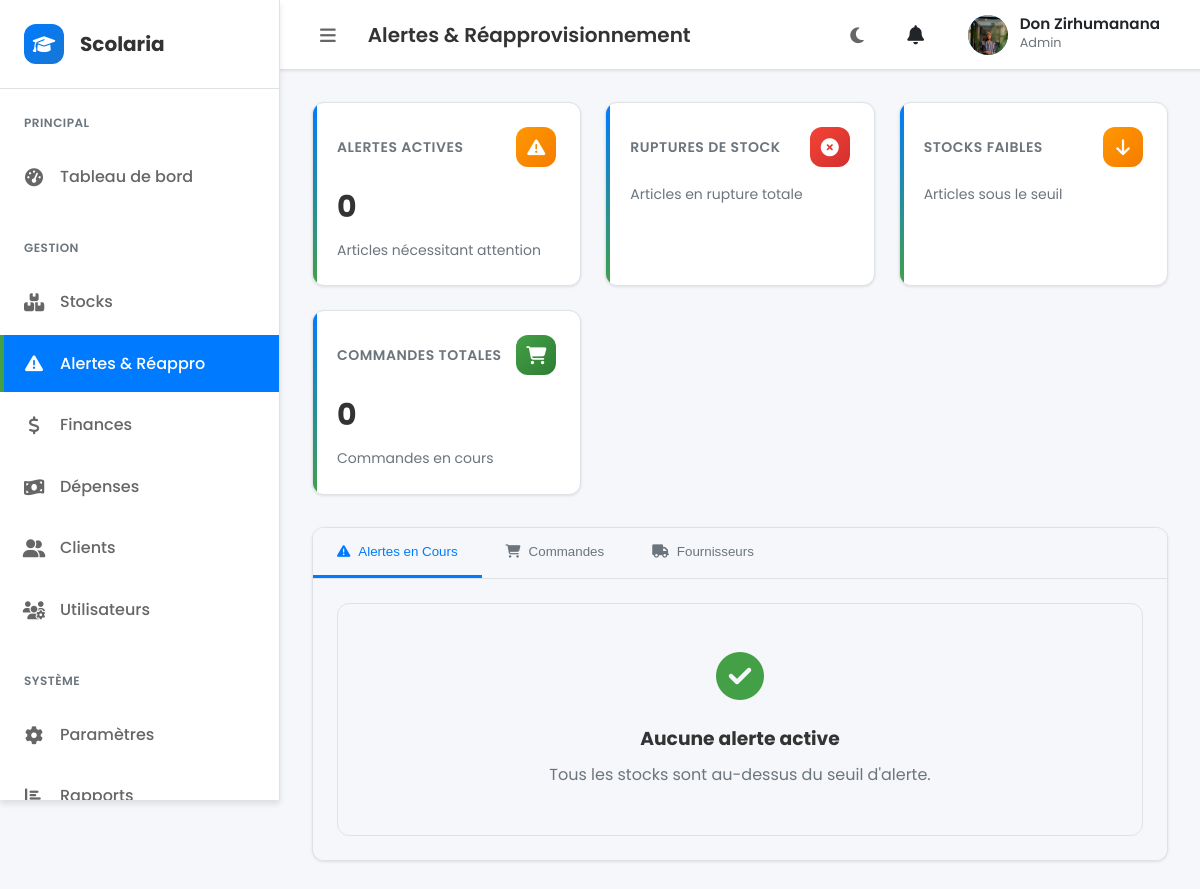
The app's page /alerts.php (signed in) with its own data.
### tables this page shows
CREATE TABLE `users` (
  `id` int(11) NOT NULL AUTO_INCREMENT,
  `username` varchar(100) NOT NULL,
  `full_name` varchar(150) DEFAULT NULL,
  `email` varchar(150) NOT NULL,
  `phone` varchar(30) DEFAULT NULL,
  `password` varchar(255) NOT NULL,
  `role` enum('admin','gestionnaire','caissier','directeur','utilisateur') NOT NULL DEFAULT 'utilisateur',
  `status` enum('actif','inactif') NOT NULL DEFAULT 'actif',
  `avatar_path` varchar(255) DEFAULT NULL,
  `created_at` timestamp NOT NULL DEFAULT current_timestamp(),
  PRIMARY KEY (`id`),
  UNIQUE KEY `username` (`username`),
  UNIQUE KEY `email` (`email`)
);

### alerts.php (the view, shortened to what this page needs)
<?php
require_once __DIR__ . '/components/stats-card.php';
$pageTitle = 'Alertes & Réapprovisionnement';
$showSidebar = true;
$additionalCSS = ['assets/css/alerts.css'];
$bodyClass = 'alerts-page';
class AlertsManager {
    private $pdo;
    public function __construct() {
        $this->pdo = Database::getConnection();
    }
    public function getLowStockItems() {
        try {
            $sql = "SELECT
                        s.id,
                        s.nom_article,
                        s.quantite,
                        COALESCE(s.seuil, s.seuil_alerte) AS seuil,
                        s.categorie,
                        COALESCE(s.prix_achat, 0) AS prix_achat,
                        COALESCE(s.prix_vente, 0) AS prix_vente,
                        CASE
                            WHEN s.quantite = 0 THEN 'rupture'
                            WHEN s.quantite <= COALESCE(s.seuil, s.seuil_alerte) THEN 'faible'
                            ELSE 'normal'
                        END AS niveau_alerte,
                        CASE
                            WHEN s.quantite = 0 THEN 'Rupture de stock'
                            WHEN s.quantite <= COALESCE(s.seuil, s.seuil_alerte) THEN 'Stock faible'
                            ELSE 'Stock normal'
                        END AS message_alerte
                    FROM stocks s
                    WHERE s.quantite <= COALESCE(s.seuil, s.seuil_alerte)
                    ORDER BY
                        CASE
                            WHEN s.quantite = 0 THEN 1
                            WHEN s.quantite <= COALESCE(s.seuil, s.seuil_alerte) THEN 2
                            ELSE 3
                        END,
                        s.quantite ASC";
            $stmt = $this->pdo->prepare($sql);
            $stmt->execute();
            return $stmt->fetchAll(PDO::FETCH_ASSOC);
        } catch (PDOException $e) {
            error_log("Erreur getLowStockItems: " . $e->getMessage());
            return [];
        }
    }
}
$alertsManager = new AlertsManager();
$lowStockItems = $alertsManager->getLowStockItems();
?>
<div class="card">
    <div class="tab-navigation">
        <button class="tab-button active" id="alertsTab" onclick="showSection('alerts')">
            <i class="fas fa-exclamation-triangle"></i> Alertes en Cours
        </button>
        <button class="tab-button" id="ordersTab" onclick="showSection('orders')">
            <i class="fas fa-shopping-cart"></i> Commandes
        </button>
        <button class="tab-button" id="suppliersTab" onclick="showSection('suppliers')">
            <i class="fas fa-truck"></i> Fournisseurs
        </button>
    </div>
    <div id="alerts-section" class="tab-content active">
        <?php if (empty($lowStockItems)): ?>
            <div class="empty-state">
                <i class="fas fa-check-circle empty-state-icon"></i>
                <h3>Aucune alerte active</h3>
                <p>Tous les stocks sont au-dessus du seuil d'alerte.</p>
            </div>
        <?php endif; ?>
    </div>
    </div>
<?php
$content = ob_get_clean();
include __DIR__ . '/layout/base.php';
?>

### layout/base.php (shortened to what this page needs)
<?php
$pageTitle = $pageTitle ?? 'Scolaria';
$showSidebar = $showSidebar ?? true;
$bodyClass = $bodyClass ?? '';
$additionalCSS = $additionalCSS ?? [];
?>
<!DOCTYPE html>
<html lang="fr" data-theme="light">
<head>
    <link rel="stylesheet" href="assets/css/style.css">
    <link rel="stylesheet" href="assets/css/notifications.css">
    <link rel="stylesheet" href="assets/css/header-notifications.css">
    <link rel="stylesheet" href="https://cdnjs.cloudflare.com/ajax/libs/font-awesome/6.4.0/css/all.min.css">
    <?php foreach ($additionalCSS as $css): ?>
        <link rel="stylesheet" href="<?php echo htmlspecialchars($css); ?>">
    <?php endforeach; ?>
</head>
<body class="<?php echo htmlspecialchars($bodyClass); ?>">
    <div class="app-layout">
        <?php if ($showSidebar): ?>
            <aside class="sidebar" id="sidebar">
                <div class="sidebar-logo">
                    <div class="logo-icon">
                        <i class="fas fa-graduation-cap"></i>
                    </div>
                    <div class="logo-text">Scolaria</div>
                </div>
                <nav class="sidebar-nav">
                    <?php include __DIR__ . '/../partials/menu.php'; ?>
                </nav>
            </aside>
        <?php endif; ?>
        <main class="main-content">
            <header class="app-header">
                <div class="header-left">
                    <?php if ($showSidebar): ?>
                        <button class="sidebar-toggle" data-tooltip="Toggle Sidebar (Ctrl+B)">
                            <i class="fas fa-bars"></i>
                        </button>
                    <?php endif; ?>
                    <h1 class="page-title"><?php echo htmlspecialchars($pageTitle); ?></h1>
                </div>
                <div class="header-right">
                    <button class="theme-toggle" data-tooltip="Changer de thème (Ctrl+D)">
                        <i class="fas fa-moon"></i>
                    </button>
                    <button class="notifications-btn" data-tooltip="Notifications">
                        <i class="fas fa-bell"></i>
                    </button>
                    <?php include __DIR__ . '/../includes/user_header.php'; ?>
                    <div class="user-menu" data-tooltip="Menu utilisateur">
                        <div class="user-avatar">
                            <?php echo generateAvatar($userProfile); ?>
                        </div>
                        <div class="user-info">
                            <div class="user-name"><?php echo htmlspecialchars($userProfile['full_name']); ?></div>
                            <div class="user-role"><?php echo htmlspecialchars($userProfile['role']); ?></div>
                        </div>
                    </div>
                </div>
            </header>
            <div class="content-area">
                <?php
                if (isset($content)) {
                    echo $content;
                } else {
                    if (isset($contentFile) && file_exists($contentFile)) {
                        include $contentFile;
                    }
                }
                ?>
            </div>
        </main>
    </div>
</body>
</html>

### includes/user_header.php (shortened to what this page needs)
<?php
function getUserProfile($userId) {
    $pdo = Database::getConnection();
    try {
        $stmt = $pdo->prepare("
            SELECT id, username, full_name, email, phone, role, status, avatar_path, created_at
            FROM users
            WHERE id = ?
        ");
        $stmt->execute([$userId]);
        $profile = $stmt->fetch();
        if ($profile) {
            return [
                'avatar' => $profile['avatar_path'],
                'full_name' => $profile['full_name'] ?: $profile['username'],
                'email' => $profile['email'],
                'role' => $profile['role'],
                'username' => $profile['username'],
                'phone' => $profile['phone'],
                'status' => $profile['status']
            ];
        }
        return [
            'avatar' => null,
            'full_name' => $_SESSION['username'] ?? 'Utilisateur',
            'email' => $_SESSION['email'] ?? '',
            'role' => $_SESSION['role'] ?? 'Utilisateur'
        ];
    } catch (Exception $e) {
        error_log('Erreur lors de la récupération du profil: ' . $e->getMessage());
        return [
            'avatar' => null,
            'full_name' => $_SESSION['username'] ?? 'Utilisateur',
            'email' => $_SESSION['email'] ?? '',
            'role' => $_SESSION['role'] ?? 'Utilisateur'
        ];
    }
}
function generateAvatar($profile) {
    if (!empty($profile['avatar']) && file_exists($profile['avatar'])) {
        return '<img src="' . htmlspecialchars($profile['avatar']) . '" alt="Avatar" class="user-avatar-img">';
    }
    $initial = strtoupper(substr($profile['full_name'], 0, 1));
    $colors = ['#3498db', '#e74c3c', '#2ecc71', '#f39c12', '#9b59b6', '#1abc9c'];
    $color = $colors[array_rand($colors)];
    return '<div class="user-avatar-initial" style="background-color: ' . $color . '">' . $initial . '</div>';
}
$userId = $_SESSION['user_id'] ?? 0;
$userProfile = getUserProfile($userId);
?>

### assets/css/header-notifications.css (style rules this page uses)
.notifications-btn { position: relative; background: none; border: none; color: var(--text-color); font-size: 1.2rem; padding: 0.5rem; border-radius: 50%; cursor: pointer; transition: all 0.2s ease; display: flex; align-items: center; justify-content: center; width: 40px; height: 40px; }
.user-menu { display: flex; align-items: center; gap: 0.75rem; padding: 0.5rem; border-radius: 8px; cursor: pointer; transition: all 0.2s ease; position: relative; }
.user-avatar { width: 40px; height: 40px; border-radius: 50%; display: flex; align-items: center; justify-content: center; font-weight: bold; color: white; font-size: 1.1rem; overflow: hidden; position: relative; }
.user-avatar-img { width: 100%; height: 100%; object-fit: cover; border-radius: 50%; }
.user-info { display: flex; flex-direction: column; min-width: 0; }
.user-name { font-weight: 600; color: var(--text-color); font-size: 0.95rem; line-height: 1.2; white-space: nowrap; overflow: hidden; text-overflow: ellipsis; }
.user-role { font-size: 0.8rem; color: var(--text-muted); text-transform: capitalize; }
:root { --bg-color: #ffffff; --card-bg: #f8f9fa; --text-color: #212529; --text-muted: #6c757d; --border-color: #dee2e6; --border-light: #e9ecef; --hover-bg: #f1f3f4; --primary-color: #007bff; --accent-color: #3498db; --unread-bg: rgba(52, 152, 219, 0.05); }

### assets/css/alerts.css (style rules this page uses)
:root { --alert-danger-bg: rgba(239, 68, 68, 0.1); --alert-danger-border: rgba(239, 68, 68, 0.2); --alert-warning-bg: rgba(245, 158, 11, 0.1); --alert-warning-border: rgba(245, 158, 11, 0.2); --alert-success-bg: rgba(34, 197, 94, 0.1); --alert-success-border: rgba(34, 197, 94, 0.2); }
.alerts-page { background: var(--bg-primary); }
.tab-navigation { display: flex; border-bottom: 1px solid var(--border-color); background: var(--bg-primary); border-radius: var(--radius-lg) var(--radius-lg) 0 0; }
.tab-button { padding: var(--spacing-md) var(--spacing-lg); background: none; border: none; border-bottom: 3px solid transparent; color: var(--text-muted); cursor: pointer; transition: all var(--transition-normal); font-weight: 500; display: flex; align-items: center; gap: var(--spacing-sm); }
.tab-button.active { color: var(--primary-color); border-bottom-color: var(--primary-color); background: var(--bg-primary); }
.tab-content { display: none; padding: var(--spacing-lg); background: var(--bg-primary); border-radius: 0 0 var(--radius-lg) var(--radius-lg); }
.tab-content.active { display: block; animation: fadeIn 0.3s ease-in-out; }
.empty-state { text-align: center; padding: var(--spacing-2xl); background: var(--bg-primary); border-radius: var(--radius-lg); border: 1px solid var(--border-color); }
.empty-state-icon { font-size: 3rem; color: var(--success-color); margin-bottom: var(--spacing-lg); }
.empty-state h3 { margin: 0 0 var(--spacing-sm) 0; color: var(--text-primary); }
.empty-state p { margin: 0; color: var(--text-muted); }

### records on screen
users: avatar_path (picture), full_name "Don Zirhumanana", role "Admin"

### other values on screen
$pageTitle "Alertes & Réapprovisionnement"
$title "ALERTES ACTIVES"
$value "0"
$subtitle "Articles nécessitant attention"
$title "RUPTURES DE STOCK"
$subtitle "Articles en rupture totale"
$title "STOCKS FAIBLES"
$subtitle "Articles sous le seuil"
$title "COMMANDES TOTALES"
$subtitle "Commandes en cours"
